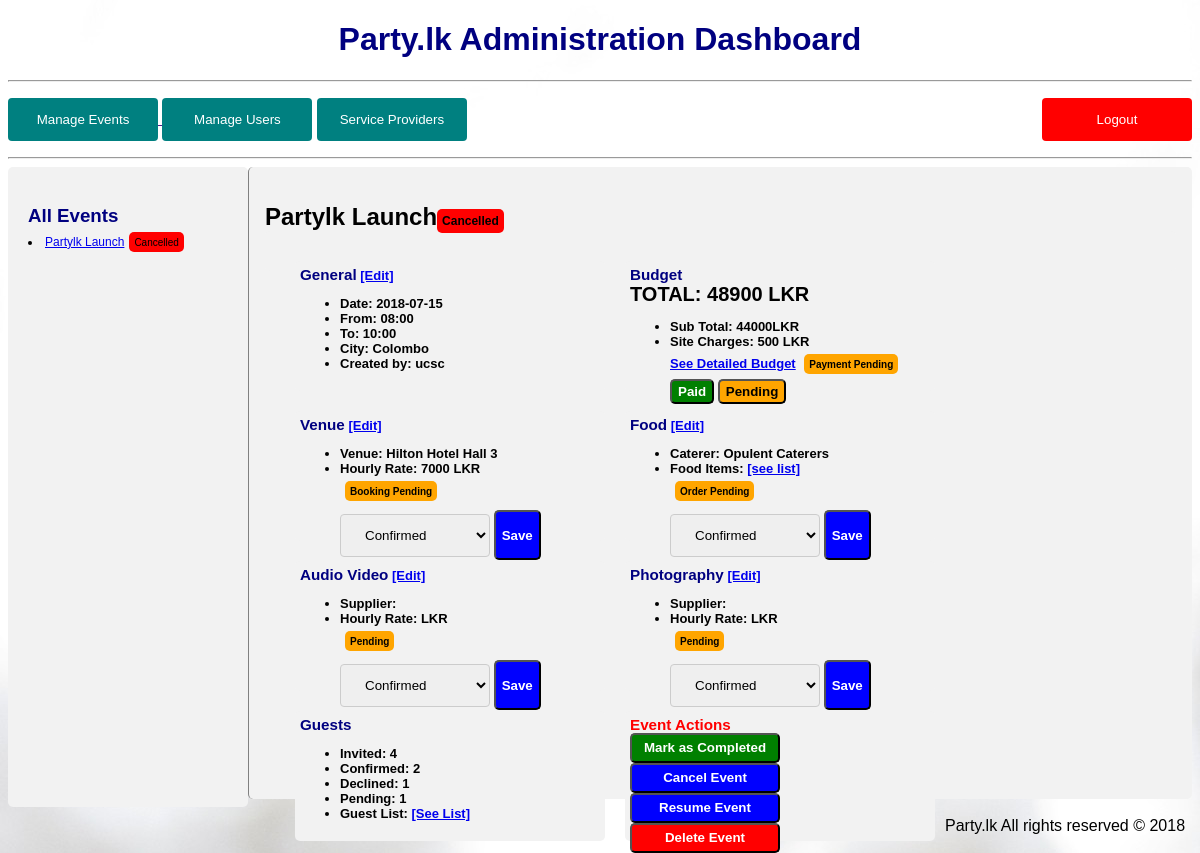
/pages/admin.php?eventid=35 (signed in), run on the app's committed database.
### tables this page shows
CREATE TABLE `event` (
  `eventid` int(10) NOT NULL,
  `event_name` varchar(255) NOT NULL,
  `location` text NOT NULL,
  `date` varchar(255) NOT NULL,
  `start` varchar(255) NOT NULL,
  `end` varchar(255) NOT NULL,
  `userid` int(11) DEFAULT NULL,
  `status` int(11) NOT NULL,
  `payment` int(11) NOT NULL
);

CREATE TABLE `user` (
  `userid` int(10) NOT NULL,
  `fullname` varchar(255) NOT NULL,
  `email` varchar(255) NOT NULL,
  `contact` int(10) NOT NULL,
  `username` varchar(255) NOT NULL,
  `password` varchar(255) NOT NULL
);

CREATE TABLE `event_venues` (
  `eventid` int(11) NOT NULL,
  `venueid` int(11) NOT NULL,
  `status` int(11) NOT NULL
);

CREATE TABLE `venues` (
  `venueid` int(11) NOT NULL,
  `venue_name` text NOT NULL,
  `location` text NOT NULL,
  `rate` int(11) NOT NULL,
  `description` text NOT NULL
);

CREATE TABLE `event_catering` (
  `caterjobid` int(11) NOT NULL,
  `catererid` int(11) NOT NULL,
  `eventid` int(11) NOT NULL,
  `status` int(11) NOT NULL
);

CREATE TABLE `caterers` (
  `catererid` int(11) NOT NULL,
  `name` varchar(255) NOT NULL,
  `contact` int(10) NOT NULL,
  `email` text NOT NULL
);

### server/server.php (the view, shortened to what this page needs)
<?php
require('auth.php');
function get_info($eventid){
    global $db,$eventname,$location;
    $query1 = "SELECT * from event WHERE eventid ='$eventid'";
    $result=mysqli_query($db,$query1);
    $event = mysqli_fetch_assoc($result);
    return $event;
}
function get_entry($key,$value ,$table,$column,$overridequery){
        global $db;
        $query = "SELECT * FROM `$table` WHERE `$key` = '$value'";
        if ($overridequery!==0){
            $result= (mysqli_query($db,$overridequery));
            while($entry = mysqli_fetch_assoc($result)){
                echo $entry[$column];
            }
        }
        else{
            $result = mysqli_query($db,$query);
            while($entry = mysqli_fetch_assoc($result)){
                return $entry[$column];
            }
        }
        }
function get_rates($table){
    global $db;
    $eventid = $_SESSION['eventid'];
        $hours = get_info($eventid)['end']- get_info($eventid)['start'];
    $query = "SELECT rate FROM event_av
    INNER JOIN av_suppliers ON event_av.supplierid = av_suppliers.avsupplierid
    WHERE eventid=$eventid";
    $result = mysqli_fetch_assoc(mysqli_query($db,$query));
    $av_rate = $result['rate'];
    $query = "SELECT rate FROM event_photography
    INNER JOIN photographer ON event_photography.photgrapherid = photographer.photographerid
    WHERE eventid=$eventid";
    $result = mysqli_fetch_assoc(mysqli_query($db,$query));
    $photo_rate = $result['rate'];
    $query = "SELECT rate FROM event_venues
    INNER JOIN venues ON event_venues.venueid = venues.venueid
    WHERE eventid=$eventid";
    $result = mysqli_fetch_assoc(mysqli_query($db,$query));
    $venue_rate = $result['rate'];
    $query = "SELECT * FROM event_food
    INNER JOIN fooditems ON event_food.itemid = fooditems.itemid
    WHERE eventid=$eventid";
    $result = mysqli_query($db,$query);
    if($table=='venue'){
        echo $venue_rate .' LKR';
    }
    elseif($table=='av'){
        echo $av_rate .' LKR';
    }
    elseif($table=='photo'){
        echo $photo_rate .' LKR';
    }
    elseif($table=='print_food'){
         while($foodlist=mysqli_fetch_assoc($result)){
            $food_subtotal=0;
            echo'<span style="margin-left:200px;">'.($foodlist['itemname']).'</span>' ;
            echo ' <span style="float:right"> ';
            echo($foodlist['price']) ;
            echo ' x ';
            echo($foodlist['quantity']);
            echo '=';
            $food_amount = $foodlist['price']*$foodlist['quantity'];
            echo $food_amount;
            $food_subtotal += $food_amount;
            echo ' </span> ';
            echo '<br>';
      }
    }
    elseif($table=='array'){
        $food_subtotal=0;
        while($foodlist=mysqli_fetch_assoc($result)){
            $food_amount = $foodlist['price']*$foodlist['quantity'];
            $food_subtotal += $food_amount;
      }
        $priceset = array();
        $priceset['hours'] = $hours;
        $priceset['venue'] = $venue_rate;
        $priceset['photo'] = $photo_rate;
        $priceset['av'] = $av_rate;
        $priceset['food'] = $food_subtotal;
        $priceset['subtotal'] = ($venue_rate+$photo_rate+$av_rate)*$hours + $food_subtotal;
        $priceset['total']= $priceset['subtotal']*(1+(10/100))+500;
        return $priceset;
    }
}
function counter($table,$column,$value,$condcol,$condval){
    global $db;
    $query = "SELECT * FROM $table WHERE $column = $value ";
    if ($condcol!==0){
        $query .= "AND $condcol = $condval";
    }
    $result = mysqli_num_rows(mysqli_query($db, $query));
    echo $result;
}
?>

### server/admin.php (shortened to what this page needs)
<?php
require('connection.php');
function get_event_admin(){
    global $db;
    $query = "SELECT * FROM event WHERE userid LIKE '%' ";
    $result = mysqli_query($db,$query);
        while ($event = mysqli_fetch_assoc($result)){
            $eventpath = "admin.php?eventid=".$event['eventid'];
            $status = $event['status'];
            echo "<li> <a href='$eventpath'>",$event['event_name'], "</a>";
            if($status==1){
                echo '<div style="display:inline-block; margin:5px;;height:10px;font-size:10px;" class="label_completed">Completed</div>';
                }
                elseif($status==0){
                    echo '<div style="display:inline-block; margin:5px;;height:10px;font-size:10px;" class="label_pending">Pending</div>';
                }
                else{
                    echo '<div style="display:inline-block; margin:5px;;height:10px;font-size:10px;" class="label_cancelled">Cancelled</div>';
                }
                echo '</li>';
        }
}
?>

### pages/admin/event.php (shortened to what this page needs)
<?php
$eventid = $_GET['eventid'];
$event= get_info($eventid);
echo $event['event_name'];
if ($event['status']==0){
    echo '<div class="label_pending">Pending</div>';
}
elseif($event['status']==1){
    echo '<div class="label_completed">Completed</div>';
}
else{
    echo '<div class="label_cancelled">Cancelled</div>';
}
?>
<div>
    <div class="label">
        <h3>General</h3>
        <a id="edit_triggesr" href="#" onClick="set_type('edit_general')">[Edit]</a>
        <ul>
            <li>
                Date: <?php echo get_entry('eventid',$eventid,'event','date',0);?>
            </li>
            <li>
                From: <?php echo get_entry('eventid',$eventid,'event','start',0);?>
            </li>
            <li>
                To: <?php echo get_entry('eventid',$eventid,'event','end',0);?>
            </li>
            <li>
                City: <?php echo get_entry('eventid',$eventid,'event','location',0);?>
            </li>
            <li>
                Created by: <?php
                $overridequery = "SELECT username FROM user
                INNER JOIN `event` ON user.userid=`event`.userid
                WHERE eventid=$eventid";
                echo get_entry('eventid',$eventid,'event','username',$overridequery);?>
            </li>
        </ul>
    </div>
    <div class="label">
        <h3>Budget</h3><br>
        <span style="font-size:20px;">
            TOTAL: <?php echo get_rates('array')['total'];?> LKR
        </span>
        <ul>
        <li>
                Sub Total: <?php echo get_rates('array')['subtotal'];?>LKR
            </li>
            <li>
                Site Charges: 500 LKR
            </li>
            <span>
            <span>
                <a id="edit_trigger" href="#" onClick="set_type('budget')">See Detailed Budget</a>
            </span>
                <?php
                    $pay_stat =  get_entry('eventid',$eventid,'event','payment',0);
                    if($pay_stat==1){
                        echo '<div style="display:inline-block; margin:5px;;height:10px;font-size:10px;" class="label_completed">Paid</div>';
                    }
                    else{
                        echo '<div style="display:inline-block; margin:5px;;height:10px;font-size:10px;" class="label_pending">Payment Pending</div>';
                    }
                echo '    <form action ="../server/admin.php" method="POST">
                <input type="hidden" name="table" value="event">
                <input type="hidden" name="paychange" value="1">'.
                '<input type="hidden" name="eventid" value="'.$eventid.'">'.
                '<button style="background-color:green;height:25px" type="submit" name="pay" value="1">Paid</button>
                <button style="background-color:orange;color:black;height:25px" type="submit" name="pay" value="0">Pending</button>
                </form>'
                ?>
            </span>
        </ul>
    </div>
    <div class="label">
        <h3>Venue</h3>
        <a id="edit_trigger" href="#" onClick="set_type('edit_venue')">[Edit]</a>
        <ul>
            <li>
                Venue: <?php
                $overridequery_venue = "SELECT `venues`.`venue_name`,`event_venues`.`eventid` FROM `venues`
                INNER JOIN `event_venues`
                ON `venues`.`venueid` = event_venues.venueid
                WHERE `event_venues`.`eventid` = '$eventid'";
                get_entry('eventid',$eventid,'event_venues','venue_name',$overridequery_venue);?>
            </li>
            <li>
                Hourly Rate: <?php get_rates('venue');?>
            </li>
            <span>
                <?php
                    $ven_stat =  get_entry('eventid',$eventid,'event_venues','status',0);
                    if($ven_stat==1){
                        echo '<div style="display:inline-block; margin:5px;;height:10px;font-size:10px;" class="label_completed">Booking Completed</div>';
                    }
                    else{
                        echo '<div style="display:inline-block; margin:5px;;height:10px;font-size:10px;" class="label_pending">Booking Pending</div>';
                    }
                echo '    <form action ="../server/admin.php" method="POST">
                <select style="width:150px;text-align:left" name = "status">
                Set Status
                    <option value = "1">Confirmed</option>
                    <option value = "0">Pending</option>
                <select>
                <input type="hidden" name="table" value="event_venues">'.
                '<input type="hidden" name="eventid" value="'.$eventid.'">'.
                '
                <button type="submit" name="stat_change_save">Save</button>
            </form>'?>
            </span>
        </ul>
    </div>
    <div class="label">
        <h3>Food</h3>
    <a id="edit_trigger" href="#" onClick="set_type('edit_caterer')">[Edit]</a>
        <ul>
            <li> Caterer:
            <?php
                $overridequery = "SELECT `caterers`.`name`,`event_catering`.`eventid` FROM `caterers`
                INNER JOIN `event_catering`
                ON `caterers`.`catererid` = event_catering.catererid
                WHERE `event_catering`.`eventid` = '$eventid'";
                get_entry('eventid',$eventid,'event_catering','name',$overridequery);?>
            </li>
            <li>
                Food Items: <a id="foodlist" href="#foodlist" onClick="set_type('food_list')">[see list]</a>
            </li>
            <span>
            <?php
                    $pay_stat =  get_entry('eventid',$eventid,'event_catering','status',0);
                    if($pay_stat==1){
                        echo '<div style="display:inline-block; margin:5px;;height:10px;font-size:10px;" class="label_completed">Order Accepted</div>';
                    }
                    else{
                        echo '<div style="display:inline-block; margin:5px;;height:10px;font-size:10px;" class="label_pending">Order Pending</div>';
                    }
                echo '    <form action ="../server/admin.php" method="POST">
                <select style="width:150px;text-align:left" name = "status">
                Set Status
                    <option value = "1">Confirmed</option>
                    <option value = "0">Pending</option>
                <select>
                <input type="hidden" name="table" value="event_catering">
                '.
                '<input type="hidden" name="eventid" value="'.$eventid.'">'.
                '
                <button type="submit" name="stat_change_save">Save</button>
            </form>'
                ?>
            </span>
        </ul>
    </div>
    <div class="label">
        <h3>Audio Video</h3>
        <a id="edit_trigger" href="#" onClick="set_type('edit_av')">[Edit]</a>
        <ul>
            <li> Supplier:
            </li>
            <li>Hourly Rate: <?php get_rates('av');?></li>
            <span>
            <?php
                    $pay_stat =  get_entry('eventid',$eventid,'event_av','status',0);
                    if($pay_stat==1){
                        echo '<div style="display:inline-block; margin:5px;;height:10px;font-size:10px;" class="label_completed">Confirmed</div>';
                    }
                    else{
                        echo '<div style="display:inline-block; margin:5px;;height:10px;font-size:10px;" class="label_pending">Pending</div>';
                    }
                    echo '    <form action ="../server/admin.php" method="POST">
                    <select style="width:150px;text-align:left" name = "status">
                    Set Status
                        <option value = "1">Confirmed</option>
                        <option value = "0">Pending</option>
                    <select>
                    <input type="hidden" name="table" value="event_av">
                    '.
                '<input type="hidden" name="eventid" value="'.$eventid.'">'.
                '
                    <button type="submit" name="stat_change_save">Save</button>
                </form>'
                ;?>
            </span>
        </ul>
    </div>
    <div class="label">
        <h3>Photography</h3>
        <a id="edit_trigger" href="#" onClick="set_type('edit_photo')">[Edit]</a>
        <ul>
            <li> Supplier:
            </li>
            <li>Hourly Rate: <?php get_rates('photo');?></li>
            <span>
            <?php
                    $pay_stat =  get_entry('eventid',$eventid,'event_photography','status',0);
                    if($pay_stat==1){
                        echo '<div style="display:inline-block; margin:5px;;height:10px;font-size:10px;" class="label_completed">Confirmed</div>';
                    }
                    else{
                        echo '<div style="display:inline-block; margin:5px;;height:10px;font-size:10px;" class="label_pending">Pending</div>';
                    }
                echo '    <form action ="../server/admin.php" method="POST">
                <select style="width:150px;text-align:left" name = "status">
                Set Status
                    <option value = "1">Confirmed</option>
                    <option value = "0">Pending</option>
                <select>
                <input type="hidden" name="table" value="event_photography">
                '.
                '<input type="hidden" name="eventid" value="'.$eventid.'">'.
                '
                <button type="submit" name="stat_change_save">Save</button>
            </form>'
                ?>
            </span>
        </ul>
    </div>
    <div class="label" id="guests">
        <h3>Guests</h3>
            <ul>
                <li>
                    Invited: <?php counter('guests','eventid',$eventid,0,0);?>
                </li>
                <li>
                    Confirmed: <?php counter('guests','eventid',$eventid,'rsvp',1);?>
                </li>
                <li>
                    Declined: <?php counter('guests','eventid',$eventid,'rsvp',2);?>
                </li>
                <li>
                    Pending: <?php counter('guests','eventid',$eventid,'rsvp',0);?>
                </li>
                <li>
                    Guest List: <a id="edit_trigger" href="#"onClick="set_type('edit_guests')">[See List]</a>
                </li>
            </ul>
    </div>
    <div class="label">
        <h3 style="color:red">Event Actions</h3>
        <form action = "../server/server.php" method="POST">
        <button name="event_complete" style="height:30px;background-color:green;width:150px">Mark as Completed</button>
        <button name="event_cancel" style="height:30px;width:150px">Cancel Event</button>
        <button name="event_resume" style="height:30px;width:150px">Resume Event</button>
        <button name="event_delete" style="height:30px; background-color:red;width:150px">Delete Event</button>
        </form>
    </div>
</div>

### data on the page
event: event_name "Partylk Launch", status "Cancelled", date "2018-07-15", start "08:00", end "10:00", location "Colombo"
user: username "ucsc"
event_venues: venueid.venue_name "Hilton Hotel Hall 3"
venues: rate "7000"
event_catering: catererid.name "Opulent Caterers"

### other printed values
get_rates('array')['total'] "48900"
get_rates('array')['subtotal'] "44000"
$result "4 2 1 1"
